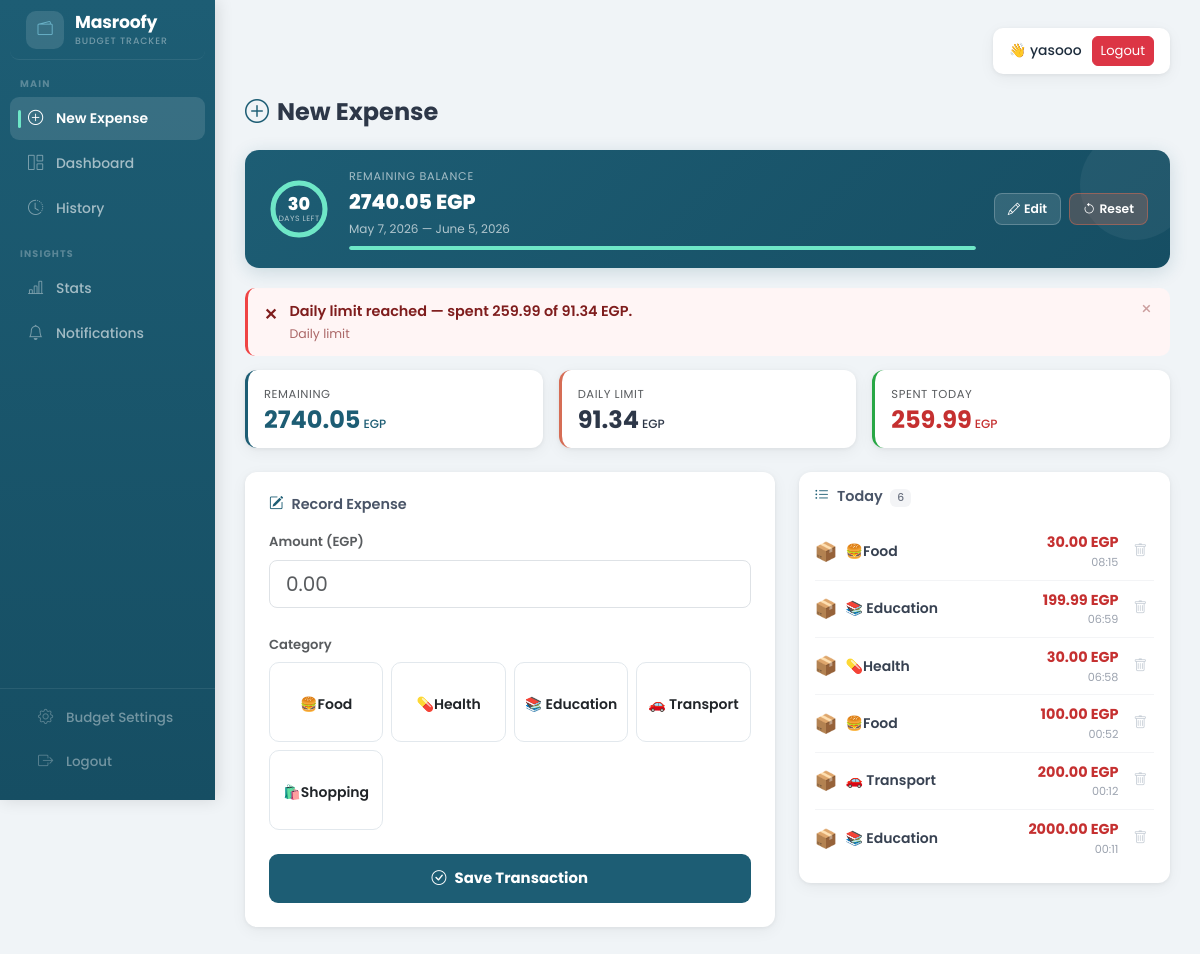
Before: /record/ (signed in) with the older database file.
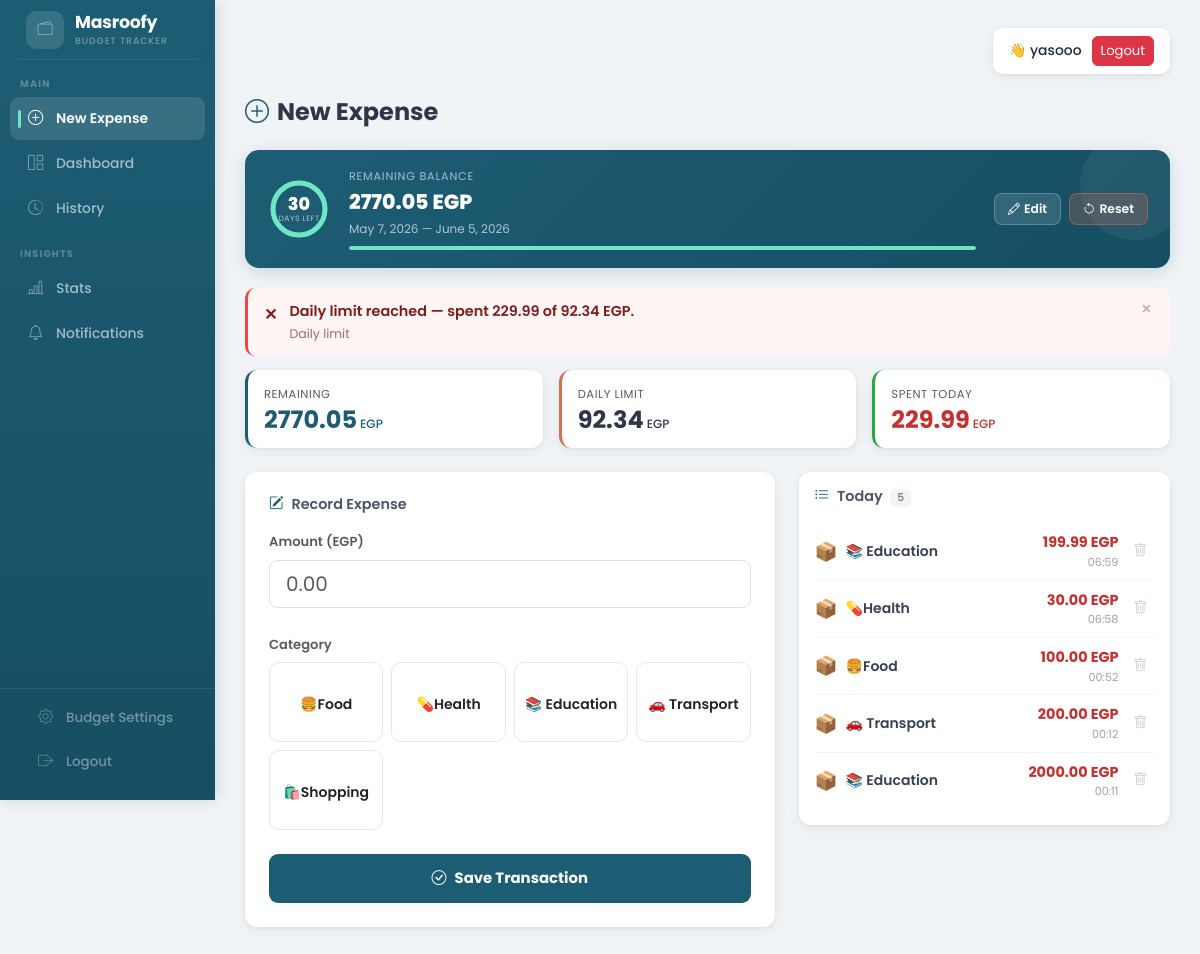
After: the same page with the newer database file.
### budget/models.py (models this page shows, shortened)
class BudgetCycle(models.Model):
    user = models.ForeignKey(User, on_delete=models.CASCADE)
    objects = CycleManager()
    total_allowance   = models.FloatField()
    start_date        = models.DateField()
    end_date          = models.DateField()
    remaining_balance = models.FloatField()
    safe_daily_limit  = models.FloatField()
    is_active         = models.BooleanField(default=True)

class DailyRecord(models.Model):
    user = models.ForeignKey(User, on_delete=models.CASCADE)
    objects = DailyRecordManager()
    date            = models.DateField()
    allocated_limit = models.FloatField()
    total_spent     = models.FloatField(default=0)
    cycle           = models.ForeignKey(BudgetCycle, on_delete=models.CASCADE)

class Category(models.Model):
    name = models.CharField(max_length=100)
    icon_res_id = models.IntegerField(default=0)
    @property
    def icon_emoji(self):
        return CATEGORY_ICONS.get(self.name, "📦")

class Transaction(models.Model):
    user = models.ForeignKey(User, on_delete=models.CASCADE)
    objects = TransactionManager()
    amount    = models.FloatField()
    category  = models.ForeignKey(Category, on_delete=models.CASCADE)
    timestamp = models.DateTimeField()
    cycle     = models.ForeignKey(BudgetCycle, on_delete=models.CASCADE)

### budget/views.py (the view, shortened to what this page needs)
# urls.py: path('record/', views.record_expense, name='record_expense'),
@csrf_exempt
def record_expense(request):
    cat_dao = CategoryDAO()
    tx_dao  = TransactionDAO()
    today   = timezone.now().date()
    cycle = BudgetCycle.objects.filter(is_active=True, user=request.user).first()
    if cycle:
        actual_spent = float(
            Transaction.objects.filter(cycle=cycle)
            .aggregate(total=Sum("amount"))["total"] or 0
        )
        cycle.remaining_balance = float(cycle.total_allowance) - actual_spent
        cycle.save(update_fields=["remaining_balance"])
    dynamic_daily_limit = 0
    spent_today         = 0.0
    daily_record        = None
    if cycle:
        days_left           = max((cycle.end_date - today).days + 1, 1)
        dynamic_daily_limit = round(cycle.remaining_balance / days_left, 2)
        if cycle.safe_daily_limit != dynamic_daily_limit:
            cycle.safe_daily_limit = dynamic_daily_limit
            cycle.save(update_fields=["safe_daily_limit"])
        spent_today = float(
            Transaction.objects.filter(cycle=cycle, timestamp__date=today)
            .aggregate(total=Sum("amount"))["total"] or 0
        )
        daily_record, _ = DailyRecord.objects.get_or_create(
            user=request.user, cycle=cycle, date=today,
            defaults={"allocated_limit": dynamic_daily_limit, "total_spent": spent_today},
        )
        daily_record.total_spent     = spent_today
        daily_record.allocated_limit = dynamic_daily_limit
        daily_record.save(update_fields=["total_spent", "allocated_limit"])
    days_left  = max((cycle.end_date - today).days + 1, 0) if cycle else 0
    total_days = (cycle.end_date - cycle.start_date).days + 1 if cycle else 1
    context = {
        "categories":           cat_dao.get_all(),
        "cycle":                cycle,
        "daily_record":         daily_record,
        "dynamic_daily_limit":  dynamic_daily_limit,
        "spent_today":          spent_today,
        "days_left":            days_left,
        "total_days":           total_days,
        "today_transactions":   tx_dao.get_by_date(today) if cycle else [],
        "result_message":       None,
        "result_status":        None,
        "daily_alert":          get_daily_alert(daily_record),
        "cycle_alert":          get_cycle_alert(cycle),
        "cycle_errors":         [],
        "cycle_form":           {},
        "form": {
            "amount":      {"value": "", "errors": []},
            "category_id": {"value": "", "errors": []},
        },
    }
    return render(request, "budget/expense_entry.html", context)

### budget/dao.py (called while the page is built)
    def get_all(self) -> List[Category]:
        return [
            Category(id=obj.id, name=obj.name, icon_res_id=obj.icon_res_id)
            for obj in CategoryModel.objects.all().order_by("name")
        ]

    def get_by_date(self, date) -> list:
        return list(
            TransactionModel.objects
            .select_related("category")
            .filter(timestamp__date=date)
            .order_by("-timestamp")
        )

### templates/budget/expense_entry.html (shortened to what the changed rows need)
{% extends 'base.html' %}
{% block content %}
{% if not cycle %}
<div class="setup-card">
  <div class="sc-title"><i class="bi bi-wallet2 me-2"></i>Set Up Your Budget</div>
  {% if cycle_errors %}
  <div class="inline-alert danger mb-3">
    <span class="ia-icon">!</span>
    <div class="ia-body">
      {% for e in cycle_errors %}<div>{{ e }}</div>{% endfor %}
    </div>
  </div>
  {% endif %}
  <form method="POST" action="/record/">
    {% csrf_token %}
    <input type="hidden" name="action" value="create_cycle">
    <div class="row g-3 mb-2">
      <div class="col-md-6">
        <label class="form-label fw-semibold text-muted" style="font-size:.82rem;">Total Budget (EGP)</label>
        <input type="number" name="total_allowance" step="0.01" min="1"
               class="form-control" placeholder="e.g. 3000"
               value="{{ cycle_form.total_allowance|default:'' }}" id="setupBudget" required>
      </div>
      <div class="col-md-6">
        <label class="form-label fw-semibold text-muted" style="font-size:.82rem;">Duration</label>
        <div class="dur-toggle">
          <button type="button" id="btnDays" class="active" onclick="setMode('days')">No. of Days</button>
          <button type="button" id="btnDate" onclick="setMode('date')">End Date</button>
        </div>
        <div id="daysSection">
          <input type="number" name="duration_days" id="setupDays" min="1" max="365"
                 class="form-control" placeholder="e.g. 30"
                 value="{{ cycle_form.duration_days|default:'' }}">
        </div>
        <div id="dateSection" style="display:none;">
          <input type="date" name="end_date" id="setupEndDate" class="form-control"
                 value="{{ cycle_form.end_date|default:'' }}">
        </div>
      </div>
    </div>
    <div class="preview-pills" id="setupPreview">
      <div class="preview-pill"><div class="pp-label">Daily Limit</div><div class="pp-val" id="pvDaily">—</div></div>
      <div class="preview-pill"><div class="pp-label">Total Days</div><div class="pp-val" id="pvDays">—</div></div>
      <div class="preview-pill"><div class="pp-label">Ends On</div><div class="pp-val" id="pvEnd">—</div></div>
    </div>
    <button type="submit" class="btn-start">Start Budget</button>
  </form>
</div>
<!-- ════════════════════════════════
     ACTIVE CYCLE → Main view
════════════════════════════════ -->
{% else %}
<div class="cycle-banner" id="cycleBanner">
  <div class="cb-donut">
    <svg viewBox="0 0 64 64" width="64" height="64">
      <circle class="d-bg"  cx="32" cy="32" r="26"/>
      <circle class="d-val" cx="32" cy="32" r="26" id="donutArc"/>
    </svg>
    <div class="d-center">
      <div class="d-num">{{ days_left }}</div>
      <div class="d-lbl">days left</div>
    </div>
  </div>
  <div class="cb-info">
    <div class="cb-label">Remaining Balance</div>
    <div class="cb-balance">{{ cycle.remaining_balance|floatformat:2 }} EGP</div>
    <div class="cb-dates">{{ cycle.start_date }} — {{ cycle.end_date }}</div>
    <div class="cb-bar">
      <div class="cb-bar-fill" style="width:{% widthratio days_left total_days 100 %}%"></div>
    </div>
  </div>
  <div class="d-flex gap-2 flex-shrink-0">
    <button class="cb-edit" onclick="toggleEdit()" title="Edit budget — transactions stay">
      <i class="bi bi-pencil me-1"></i>Edit
    </button>
    <button class="cb-edit"
            style="background:rgba(214,109,85,0.25);border-color:rgba(214,109,85,0.5);"
            onclick="toggleReset()"
            title="Reset budget — deletes ALL transactions">
      <i class="bi bi-arrow-counterclockwise me-1"></i>Reset
    </button>
  </div>
</div>
{% if daily_alert %}
<div class="inline-alert {{ daily_alert.type }}">
  <span class="ia-icon">{% if daily_alert.type == 'danger' %}✕{% elif daily_alert.type == 'warning' %}!{% else %}i{% endif %}</span>
  <div class="ia-body">
    <div class="ia-title">{{ daily_alert.msg }}</div>
    <div class="ia-sub">Daily limit</div>
  </div>
  <button class="ia-close" onclick="this.closest('.inline-alert').remove()">×</button>
</div>
{% endif %}
<div class="row g-3 mb-4">
  <div class="col-md-4">
    <div class="card p-3" style="border-left:3px solid #1D5D74;">
      <div class="text-muted" style="font-size:.72rem;text-transform:uppercase;letter-spacing:.05em;margin-bottom:4px;">Remaining</div>
      <div class="fw-bold" style="font-size:1.5rem;color:#1D5D74;line-height:1;">
        {{ cycle.remaining_balance|floatformat:2 }}<span style="font-size:.75rem;font-weight:500;margin-left:3px;">EGP</span>
      </div>
    </div>
  </div>
  <div class="col-md-4">
    <div class="card p-3" style="border-left:3px solid #D66D55;">
      <div class="text-muted" style="font-size:.72rem;text-transform:uppercase;letter-spacing:.05em;margin-bottom:4px;">Daily Limit</div>
      <div class="fw-bold" style="font-size:1.5rem;color:#2d3748;line-height:1;">
        {{ dynamic_daily_limit|floatformat:2 }}<span style="font-size:.75rem;font-weight:500;margin-left:3px;">EGP</span>
      </div>
    </div>
  </div>
  <div class="col-md-4">
    <div class="card p-3" style="border-left:3px solid #28a745;">
      <div class="text-muted" style="font-size:.72rem;text-transform:uppercase;letter-spacing:.05em;margin-bottom:4px;">Spent Today</div>
      <div class="fw-bold" style="font-size:1.5rem;color:#c53030;line-height:1;">
        {{ spent_today|floatformat:2 }}<span style="font-size:.75rem;font-weight:500;margin-left:3px;">EGP</span>
      </div>
    </div>
  </div>
</div>
<div class="row">
  <div class="col-md-7">
    <div class="card p-4 mb-4">
      <h6 class="mb-3" style="color:#4a5568;font-weight:600;font-size:.9rem;">
        <i class="bi bi-pencil-square me-2" style="color:#1D5D74;"></i>Record Expense
      </h6>
      <form method="post" action="/record/" autocomplete="off">
        <div class="mb-4">
          <label class="form-label fw-semibold text-muted" style="font-size:.82rem;">Amount (EGP)</label>
          <input type="number" name="amount" step="0.01" min="0.01"
                 class="form-control form-control-lg" style="border-radius:8px;"
                 placeholder="0.00" value="{{ form.amount.value|default:'' }}"
                 required autofocus>
        </div>
        <div class="mb-4">
          <label class="form-label fw-semibold text-muted" style="font-size:.82rem;">Category</label>
          <div class="row g-2">
            {% for cat in categories %}
            <div class="col-4 col-sm-3">
              <label class="cat-chip w-100">
                <div class="chip-inner">
                  <span class="small fw-semibold">{{ cat.name }}</span>
                </div>
              </label>
            </div>
            {% empty %}
            <p class="text-muted small">No categories — add them from Admin.</p>
            {% endfor %}
          </div>
        </div>
        <button type="submit" class="btn-save">
          <i class="bi bi-check-circle me-2"></i>Save Transaction
        </button>
      </form>
    </div>
  </div>
  <div class="col-md-5">
    <div class="card p-3">
      <h6 class="mb-3" style="color:#4a5568;font-weight:600;font-size:.9rem;">
        <i class="bi bi-list-ul me-2" style="color:#1D5D74;"></i>Today
        <span class="badge ms-1" style="background:#f3f4f6;color:#6b7280;font-weight:500;">{{ today_transactions|length }}</span>
      </h6>
      {% if today_transactions %}
        {% for tx in today_transactions %}
        <div class="tx-row">
          <div class="d-flex align-items-center gap-2">
            <span style="font-size:1.15rem;">{{ tx.category.icon_emoji }}</span>
            <span class="small fw-semibold" style="color:#374151;">{{ tx.category.name }}</span>
          </div>
          <div class="d-flex align-items-center gap-2">
            <div class="text-end">
              <div style="font-weight:700;color:#c53030;font-size:.9rem;">{{ tx.amount|floatformat:2 }} EGP</div>
              <div style="font-size:.7rem;color:#9ca3af;">{{ tx.timestamp|time:"H:i" }}</div>
            </div>
            <form method="POST" action="{% url 'delete_transaction' tx.id %}"
                  onsubmit="return confirm('Remove this transaction?')">
              <button type="submit" class="btn-del" title="Remove">
                <i class="bi bi-trash"></i>
              </button>
            </form>
          </div>
        </div>
        {% endfor %}
      {% else %}
        <div class="text-center py-5" style="color:#c9d0d8;">
          <i class="bi bi-inbox" style="font-size:2rem;display:block;margin-bottom:8px;"></i>
          <span style="font-size:.82rem;">No transactions today</span>
        </div>
      {% endif %}
    </div>
  </div>
</div>
{% endif %}
{% endblock %}

Changed rows visible on the page:
removed Transaction: category.icon_emoji "📦", category.name "🍔Food", amount "30.00", timestamp "08:15"
changed DailyRecord: allocated_limit "91.34" → "92.34"; total_spent "259.99" → "229.99"
Other visible differences:
{{ daily_alert.msg }}: "Daily limit reached — spent 259.99 of 91.34 EGP." → "Daily limit reached — spent 229.99 of 92.34 EGP."
{{ today_transactions|length }}: "6" → "5"
